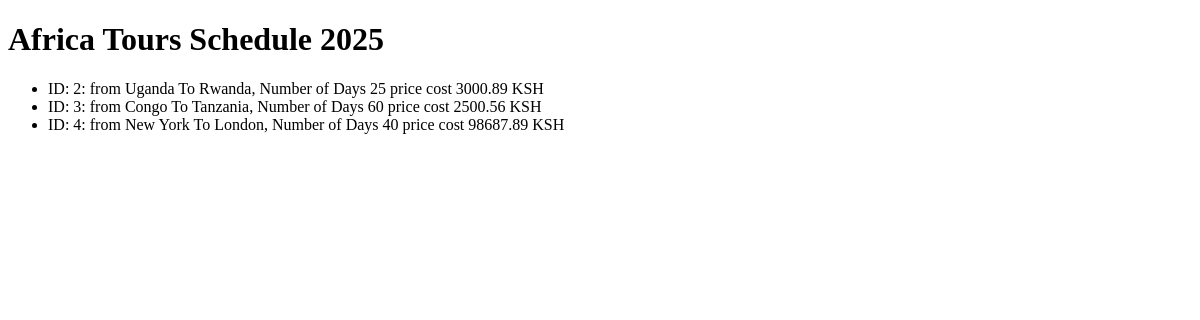
Before: / with the older database file.
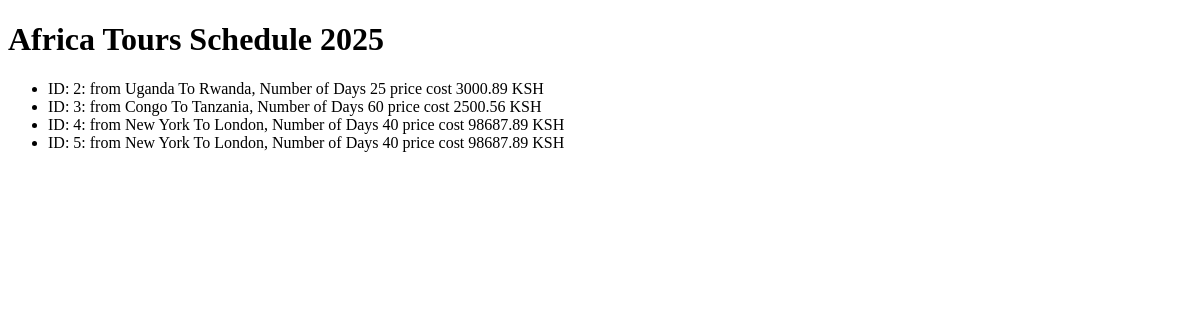
After: the same page with the newer database file.
### asiatoursagency/models.py (models this page shows)
class Tour(models.Model):
    original_country = models.CharField(max_length=100)
    destination_country = models.CharField(max_length=100)
    number_of_nights = models.IntegerField()
    price = models.DecimalField(max_digits=10, decimal_places=2)
    def __str__(self):
        return (f"ID: {self.id}: from {self.original_country} To {self.destination_country}, Number of Days {self.number_of_nights} price cost {self.price} KSH")

### asiatoursagency/views.py (the view)
# urls.py: path('', views.home, name='home')
def home(request):
    tours_variable = Tour.objects.all()
    context = {'tours': tours_variable}
    return render(request, 'tours/home.html', context)

### asiatoursagency/templates/tours/home.html (shortened to what this page needs)
<!DOCTYPE html>
<html lang="en">
<head>
</head>
<body>
    <h1>Africa Tours Schedule 2025</h1>
    <ul>
        {% for tour in tours %}
        <li>{{tour}}</li>
        {% endfor %}
    </ul>
</body>
</html>

Changed rows visible on the page:
added Tour: id+original_country+destination_country "ID: 5: from New York To London, Number of Days 40 price cost 98687.89 KSH"
